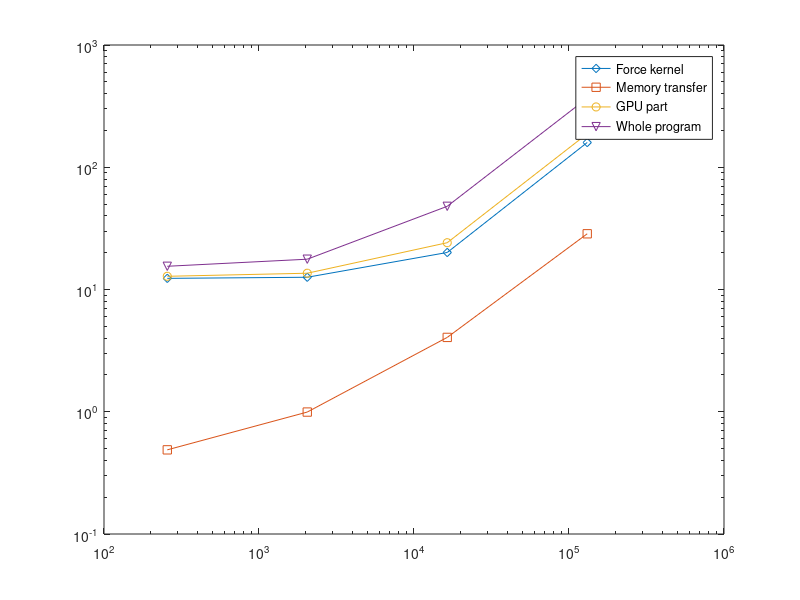

MATLAB code to generate this figure:
clear; close all; font_size=12;

nx=[4,8,16,32];
N=nx.^3*4;
t_force=[12.3355,12.5941,20.0845,159.348];
t_D2H=[0.28905,0.56733,2.31592,16.3199];
t_H2D=[0.19893,0.42692,1.74099,12.2404];
t_equilibration=[7.66749,8.27827,21.0492,164.19];
t_production=[7.82091,9.41774,26.8761,203.473];

figure
loglog(N,t_force,'d-');
hold on;
plot(N,t_D2H+t_H2D,'s-');
plot(N,t_force+t_D2H+t_H2D,'o-');
plot(N,t_equilibration+t_production,'v-');
legend('Force kernel','Memory transfer','GPU part','Whole program');


